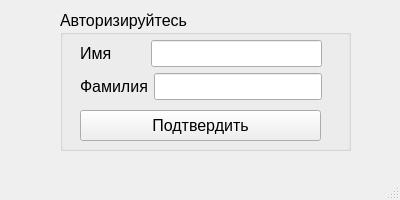
<?xml version="1.0" encoding="UTF-8"?>
<ui version="4.0">
 <class>MainWindow</class>
 <widget class="QMainWindow" name="MainWindow">
  <property name="geometry">
   <rect>
    <x>0</x>
    <y>0</y>
    <width>400</width>
    <height>200</height>
   </rect>
  </property>
  <property name="sizePolicy">
   <sizepolicy hsizetype="Preferred" vsizetype="Preferred">
    <horstretch>0</horstretch>
    <verstretch>0</verstretch>
   </sizepolicy>
  </property>
  <property name="minimumSize">
   <size>
    <width>400</width>
    <height>200</height>
   </size>
  </property>
  <property name="maximumSize">
   <size>
    <width>400</width>
    <height>200</height>
   </size>
  </property>
  <property name="font">
   <font>
    <pointsize>12</pointsize>
   </font>
  </property>
  <property name="windowTitle">
   <string>Авторизация</string>
  </property>
  <widget class="QWidget" name="centralwidget">
   <widget class="QGroupBox" name="groupBox">
    <property name="geometry">
     <rect>
      <x>60</x>
      <y>10</y>
      <width>291</width>
      <height>141</height>
     </rect>
    </property>
    <property name="title">
     <string>Авторизируйтесь</string>
    </property>
    <widget class="QPushButton" name="pushButton">
     <property name="geometry">
      <rect>
       <x>20</x>
       <y>100</y>
       <width>241</width>
       <height>31</height>
      </rect>
     </property>
     <property name="text">
      <string>Подтвердить</string>
     </property>
    </widget>
    <widget class="QWidget" name="layoutWidget">
     <property name="geometry">
      <rect>
       <x>20</x>
       <y>30</y>
       <width>242</width>
       <height>62</height>
      </rect>
     </property>
     <layout class="QVBoxLayout" name="verticalLayout">
      <item>
       <layout class="QHBoxLayout" name="horizontalLayout">
        <item>
         <widget class="QLabel" name="label">
          <property name="minimumSize">
           <size>
            <width>65</width>
            <height>25</height>
           </size>
          </property>
          <property name="text">
           <string>Имя</string>
          </property>
         </widget>
        </item>
        <item>
         <widget class="QLineEdit" name="lineEdit"/>
        </item>
       </layout>
      </item>
      <item>
       <layout class="QHBoxLayout" name="horizontalLayout_2">
        <item>
         <widget class="QLabel" name="label_2">
          <property name="minimumSize">
           <size>
            <width>65</width>
            <height>25</height>
           </size>
          </property>
          <property name="text">
           <string>Фамилия</string>
          </property>
         </widget>
        </item>
        <item>
         <widget class="QLineEdit" name="lineEdit_2"/>
        </item>
       </layout>
      </item>
     </layout>
    </widget>
   </widget>
  </widget>
  <widget class="QMenuBar" name="menubar">
   <property name="geometry">
    <rect>
     <x>0</x>
     <y>0</y>
     <width>400</width>
     <height>27</height>
    </rect>
   </property>
  </widget>
  <widget class="QStatusBar" name="statusbar"/>
 </widget>
 <resources/>
 <connections/>
</ui>
